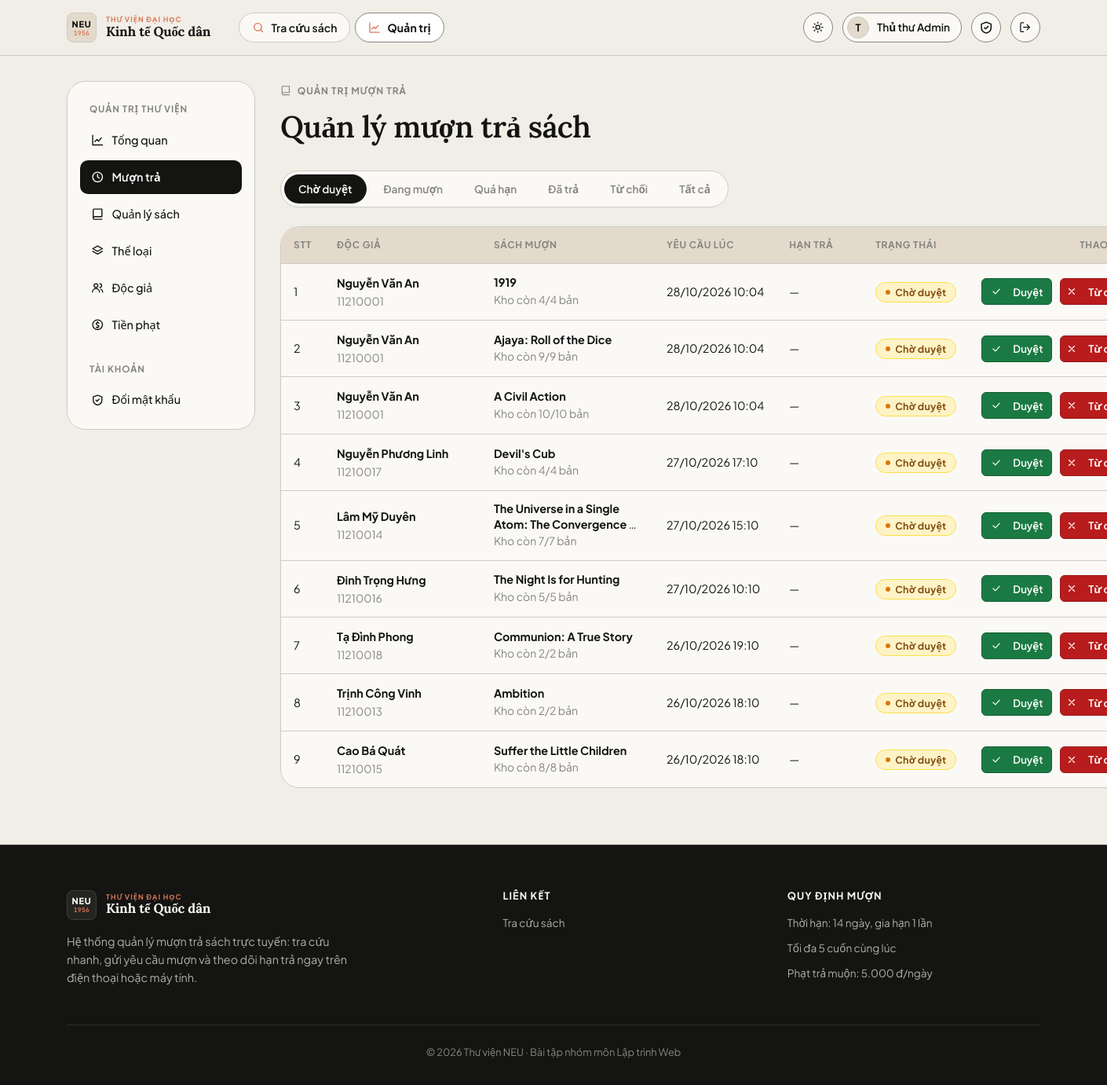
Page /admin/loans (signed in) on the committed database.
### app/models.py (models this page shows, shortened)
class User(UserMixin, db.Model):
    id = db.Column(db.Integer, primary_key=True)
    username = db.Column(db.String(50), unique=True, nullable=False, index=True)
    email = db.Column(db.String(120), unique=True, nullable=False)
    full_name = db.Column(db.String(100), nullable=False)
    student_code = db.Column(db.String(30))
    password_hash = db.Column(db.String(255), nullable=False)
    role = db.Column(db.String(20), nullable=False, default=ROLE_READER)
    active = db.Column(db.Boolean, nullable=False, default=True)
    created_at = db.Column(db.DateTime, default=datetime.now)
    loans = db.relationship("Loan", foreign_keys="Loan.user_id", back_populates="user")
    @property
    def is_active(self):  # Flask-Login: tài khoản bị khoá không đăng nhập được
        return self.active
    @property
    def is_admin(self):
        return self.role == ROLE_ADMIN

class Loan(db.Model):
    id = db.Column(db.Integer, primary_key=True)
    user_id = db.Column(db.Integer, db.ForeignKey("user.id"), nullable=False)
    book_id = db.Column(db.Integer, db.ForeignKey("book.id"), nullable=False)
    status = db.Column(db.String(20), nullable=False, default=LOAN_PENDING, index=True)
    requested_at = db.Column(db.DateTime, default=datetime.now)
    approved_at = db.Column(db.DateTime)
    due_date = db.Column(db.Date)
    returned_at = db.Column(db.DateTime)
    renew_count = db.Column(db.Integer, default=0)
    fine_amount = db.Column(db.Integer, default=0)
    fine_paid = db.Column(db.Boolean, default=False)
    note = db.Column(db.String(255))
    processed_by = db.Column(db.Integer, db.ForeignKey("user.id"))
    user = db.relationship("User", foreign_keys=[user_id], back_populates="loans")
    book = db.relationship("Book", back_populates="loans")
    processor = db.relationship("User", foreign_keys=[processed_by])
    @property
    def is_overdue(self):
        return self.status == LOAN_BORROWING and self.due_date and date.today() > self.due_date
    @property
    def status_label(self):
        if self.is_overdue:
            return ("Quá hạn", "danger")
        return STATUS_LABELS.get(self.status, (self.status, "secondary"))

class Book(db.Model):
    id = db.Column(db.Integer, primary_key=True)
    title = db.Column(db.String(200), nullable=False, index=True)
    author = db.Column(db.String(120), nullable=False)
    isbn = db.Column(db.String(20))
    publisher = db.Column(db.String(120))
    year = db.Column(db.Integer)
    description = db.Column(db.Text)
    cover_url = db.Column(db.String(500))          # URL ảnh bìa
    location = db.Column(db.String(20))            # Vị trí kệ, vd: "Tủ 03 - Ngăn 07"
    total_copies = db.Column(db.Integer, nullable=False, default=1)
    available_copies = db.Column(db.Integer, nullable=False, default=1)
    category_id = db.Column(db.Integer, db.ForeignKey("category.id"))
    category = db.relationship("Category", back_populates="books")
    loans = db.relationship("Loan", back_populates="book")

### app/blueprints/admin.py (the view)
@bp.route("/loans")
@admin_required
def loans():
    status = request.args.get("status", "pending")
    page = request.args.get("page", 1, type=int)
    per_page = 15
    query = Loan.query
    if status == "overdue":
        query = query.filter(Loan.status == LOAN_BORROWING, Loan.due_date < date.today()).order_by(Loan.due_date.asc())
    else:
        if status != "all":
            query = query.filter_by(status=status)
        query = query.order_by(Loan.requested_at.desc())
    pagination = query.paginate(page=page, per_page=per_page, error_out=False)
    return render_template("admin/loans.html", pagination=pagination, loans=pagination.items, status=status)

### app/blueprints/admin.py (called while the page is built)
def admin_required(fn):
    @wraps(fn)
    @login_required
    def wrapper(*a, **kw):
        if not current_user.is_admin:
            abort(403)
        return fn(*a, **kw)
    return wrapper

### app/models.py (called while the page is built)
@login_manager.user_loader
def load_user(user_id):
    return db.session.get(User, int(user_id))

### app/templates/admin/loans.html (shortened to what this page needs)
{% extends "admin/_layout.html" %}
{% from "macros.html" import csrf, icon, status_badge, empty, pager %}
{% block admin_content %}
<div class="page-head" data-reveal>
  <div>
    <span class="eyebrow">{{ icon('book') }} Quản trị mượn trả</span>
    <h1 class="mt-1">Quản lý mượn trả sách</h1>
  </div>
</div>
<div class="tabs" data-reveal>
  {% for key, label in [('pending','Chờ duyệt'),('borrowing','Đang mượn'),('overdue','Quá hạn'),('returned','Đã trả'),('rejected','Từ chối'),('all','Tất cả')] %}
  <a class="tab {{ 'active' if status == key }}" href="{{ url_for('admin.loans', status=key) }}">{{ label }}</a>
  {% endfor %}
</div>
{% if loans %}
<div class="table-wrap" data-reveal>
  <table class="table table-loans">
    <thead>
      <tr>
        <th class="col-stt">STT</th>
        <th class="col-user">Độc giả</th>
        <th class="col-book">Sách mượn</th>
        <th class="col-req">Yêu cầu lúc</th>
        <th class="col-due">Hạn trả</th>
        <th class="col-status">Trạng thái</th>
        <th class="col-actions text-right">Thao tác</th>
      </tr>
    </thead>
    <tbody>
    {% for l in loans %}
    <tr>
      <td class="col-stt muted">{{ (pagination.page - 1) * pagination.per_page + loop.index }}</td>
      <td class="col-user">
        <div class="user-name"><b>{{ l.user.full_name }}</b></div>
        <div class="small muted">{{ l.user.student_code or l.user.username }}</div>
      </td>
      <td class="col-book">
        <div class="book-title-cell" title="{{ l.book.title }}"><b>{{ l.book.title }}</b></div>
        <div class="small muted">Kho còn {{ l.book.available_copies }}/{{ l.book.total_copies }} bản</div>
      </td>
      <td class="col-req">{{ l.requested_at|dt }}</td>
      <td class="col-due">
        <span class="due-date">{{ l.due_date.strftime('%d/%m/%Y') if l.due_date else '—' }}</span>
      </td>
      <td class="col-status">{{ status_badge(l) }}</td>
      <td class="col-actions text-right">
        <div class="row-actions">
          {% if l.status == 'pending' %}
            <form method="post" action="{{ url_for('admin.loan_approve', loan_id=l.id) }}">
              <button class="btn btn-success btn-sm btn-action-loan" title="Duyệt cho độc giả mượn">{{ icon('check') }} Duyệt</button>
            </form>
            <button type="button" class="btn btn-danger btn-sm btn-action-loan btn-open-reject"
                    data-action="{{ url_for('admin.loan_reject', loan_id=l.id) }}"
                    data-book="{{ l.book.title }}"
                    data-user="{{ l.user.full_name }}"
                    title="Từ chối yêu cầu mượn">
              {{ icon('x') }} Từ chối
            </button>
          {% elif l.status == 'returned' %}
            <span class="badge badge-success badge-plain">Đã trả</span>
          {% elif l.status == 'rejected' %}
            <span class="badge badge-danger badge-plain">Từ chối</span>
          {% else %}
            <span class="muted small">—</span>
          {% endif %}
        </div>
      </td>
    </tr>
    {% endfor %}
    </tbody>
  </table>
</div>
{% else %}
<div class="card">{{ empty('📋', 'Danh sách trống', 'Hiện không có yêu cầu hoặc lượt mượn sách nào ở trạng thái này.') }}</div>
{% endif %}
{% endblock %}

### app/templates/macros.html (shortened to what this page needs)
{% macro icon(name) %}<svg class="icon" viewBox="0 0 24 24" aria-hidden="true">{{ _icons[name]|safe }}</svg>{% endmacro %}
{% macro status_badge(loan) %}
  {% set l = loan.status_label %}<span class="badge badge-{{ 'warning' if l[1]=='warning' else 'primary' if l[1]=='primary' else 'success' if l[1]=='success' else 'danger' if l[1]=='danger' else 'secondary' }}">{{ l[0] }}</span>
{% endmacro %}

### app/templates/base.html (shortened to what this page needs)
{% from "macros.html" import icon %}
<!doctype html>
<html lang="vi">
<head>
  <link rel="stylesheet" href="{{ url_for('static', filename='css/style.css') }}">
</head>
<body>
<header class="navbar">
  <div class="container nav-inner">
    <a class="brand" href="{{ url_for('main.index') }}" aria-label="Trang chủ Thư viện NEU">
      <span class="brand-monogram">
        <span class="mono-code">NEU</span>
        <span class="mono-year">1956</span>
      </span>
      <span class="brand-text">
        <span class="brand-sub">Thư viện đại học</span>
        <span class="brand-main">Kinh tế Quốc dân</span>
      </span>
    </a>
    <nav class="nav-links" id="nav-links">
      <a class="nav-link {{ 'active' if request.endpoint in ('main.index','main.book_detail') }}" href="{{ url_for('main.index') }}">{{ icon('search') }} Tra cứu sách</a>
      {% if current_user.is_authenticated and current_user.is_admin %}
      <a class="nav-link {{ 'active' if request.blueprint == 'admin' }}" href="{{ url_for('admin.dashboard') }}">{{ icon('chart') }} Quản trị</a>
      {% endif %}
    </nav>
    <div class="nav-actions">
      <button class="icon-btn theme-toggle" type="button" aria-label="Đổi giao diện sáng/tối">
        <span class="sun">{{ icon('sun') }}</span><span class="moon">{{ icon('moon') }}</span>
      </button>
      {% if current_user.is_authenticated %}
        <div class="user-chip"><span class="avatar">{{ current_user.full_name[:1]|upper }}</span><span class="name">{{ current_user.full_name }}</span></div>
        <a class="icon-btn" href="{{ url_for('auth.change_password') }}" aria-label="Đổi mật khẩu" title="Đổi mật khẩu">{{ icon('shield') }}</a>
        <form method="post" action="{{ url_for('auth.logout') }}">
          <button class="icon-btn" aria-label="Đăng xuất" title="Đăng xuất">{{ icon('logout') }}</button>
        </form>
      {% else %}
        <a class="btn btn-ghost btn-sm" href="{{ url_for('auth.login') }}">Đăng nhập</a>
        <a class="btn btn-primary btn-sm" href="{{ url_for('auth.register') }}">Đăng ký</a>
      {% endif %}
    </div>
  </div>
</header>
<main id="main-content">
  <div class="container">{% block content %}{% endblock %}</div>
</main>
<footer class="footer">
  <div class="container">
    <div class="footer-grid">
      <div>
        <a class="brand" href="{{ url_for('main.index') }}" aria-label="Trang chủ Thư viện NEU">
          <span class="brand-monogram">
            <span class="mono-code">NEU</span>
            <span class="mono-year">1956</span>
          </span>
          <span class="brand-text">
            <span class="brand-sub">Thư viện đại học</span>
            <span class="brand-main">Kinh tế Quốc dân</span>
          </span>
        </a>
        <p class="muted mt-2" style="max-width:380px">Hệ thống quản lý mượn trả sách trực tuyến: tra cứu nhanh, gửi yêu cầu mượn và theo dõi hạn trả ngay trên điện thoại hoặc máy tính.</p>
      </div>
      <div><h4>Liên kết</h4><ul>
        <li><a href="{{ url_for('main.index') }}">Tra cứu sách</a></li>
      </ul></div>
      <div><h4>Quy định mượn</h4><ul class="muted">
        <li>Thời hạn: {{ config.LOAN_DAYS }} ngày, gia hạn {{ config.MAX_RENEWALS }} lần</li>
        <li>Tối đa {{ config.MAX_ACTIVE_LOANS }} cuốn cùng lúc</li>
        <li>Phạt trả muộn: {{ '{:,}'.format(config.FINE_PER_DAY).replace(',', '.') }} đ/ngày</li>
      </ul></div>
    </div>
    <div class="copy">© 2026 Thư viện NEU · Bài tập nhóm môn Lập trình Web</div>
  </div>
</footer>
</body>
</html>

### rows in the picture
User: full_name "T", full_name "Thủ thư Admin"
Loan: page "1", user.full_name "Nguyễn Văn An", user "11210001", book "1919", book.available_copies "4", book.total_copies "4", requested_at|dt "28/10/2026 10:04", due_date "—", l "Chờ duyệt"
Loan: (pagination.page-1)*pagination.per_page+loop.index "2", user.full_name "Nguyễn Văn An", user "11210001", book "Ajaya: Roll of the Dice", book.available_copies "9", book.total_copies "9", requested_at|dt "28/10/2026 10:04", due_date "—", l "Chờ duyệt"
Loan: page "3", user.full_name "Nguyễn Văn An", user "11210001", book "A Civil Action", book.available_copies "10", book.total_copies "10", requested_at|dt "28/10/2026 10:04", due_date "—", l "Chờ duyệt"
Loan: page "4", user.full_name "Nguyễn Phương Linh", user "11210017", book "Devil's Cub", book.available_copies "4", book.total_copies "4", requested_at|dt "27/10/2026 17:10", due_date "—", l "Chờ duyệt"
Loan: page "5", user.full_name "Lâm Mỹ Duyên", user "11210014", book "The Universe in a Single Atom: The Convergence…", book.available_copies "7", book.total_copies "7", requested_at|dt "27/10/2026 15:10", due_date "—", l "Chờ duyệt"
Loan: page "6", user.full_name "Đinh Trọng Hưng", user "11210016", book "The Night Is for Hunting", book.available_copies "5", book.total_copies "5", requested_at|dt "27/10/2026 10:10", due_date "—", l "Chờ duyệt"
Loan: page "7", user.full_name "Tạ Đình Phong", user "11210018", book "Communion: A True Story", book.available_copies "2", book.total_copies "2", requested_at|dt "26/10/2026 19:10", due_date "—", l "Chờ duyệt"
Loan: page "8", user.full_name "Trịnh Công Vinh", user "11210013", book "Ambition", book.available_copies "2", book.total_copies "2", requested_at|dt "26/10/2026 18:10", due_date "—", l "Chờ duyệt"
Loan: page "9", user.full_name "Cao Bá Quát", user "11210015", book "Suffer the Little Children", book.available_copies "8", book.total_copies "8", requested_at|dt "26/10/2026 18:10", due_date "—", l "Chờ duyệt"

### other values in the picture
{{ label }} "Chờ duyệt" "Đang mượn" "Quá hạn" "Đã trả" "Từ chối" "Tất cả"
{{ config.LOAN_DAYS }} "14"
{{ config.MAX_RENEWALS }} "1"
{{ config.MAX_ACTIVE_LOANS }} "5"
{{ '{:,}'.format(config.FINE_PER_DAY).replace(',', '.') }} "5.000"
